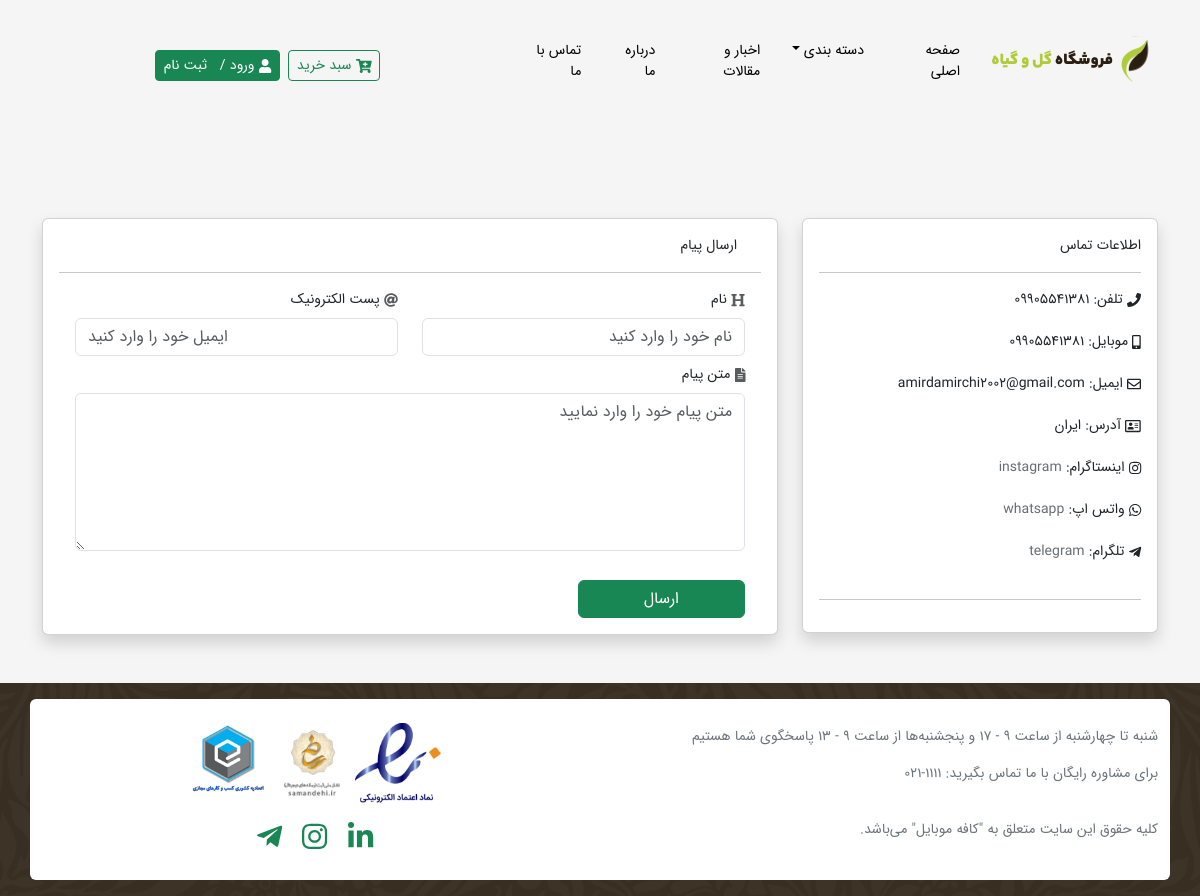
Page /contactus.php on the committed database.
### tables this page shows
CREATE TABLE `information` (
  `id` int(10) UNSIGNED NOT NULL,
  `tel` varchar(255) DEFAULT NULL,
  `mobile` varchar(255) DEFAULT NULL,
  `email` varchar(255) DEFAULT NULL,
  `address` varchar(255) DEFAULT NULL,
  `whatsapp` varchar(255) DEFAULT NULL,
  `instagram` varchar(255) DEFAULT NULL,
  `telegram` varchar(255) DEFAULT NULL
);

### contactus.php (the view, shortened to what this page needs)
<?php
include('includes/header.php');
$info = $conn->query("SELECT * FROM `information`");
$rows = $info->fetch();
?>
<main>
    <div class="container">
        <div class="row py-5">
        </div>
        <div class="row pb-5">
            <div class="col-md-4">
                <div class="card shadow text-right">
                    <div class="card-body">
                        <span class="font-weight-bold">اطلاعات تماس</span>
                        <hr>
                        <div class="menu-user">
                            <ul class="px-0">
                                <li><i class="fas fa-phone ml-3"></i> تلفن: <?=$rows['tel']?></li>
                                <br>
                                <li><i class="fas fa-mobile-alt ml-3"></i> موبایل: <?=$rows['mobile']?></li>
                                <br>
                                <li><i class="far fa-envelope ml-3"></i> ایمیل: <?=$rows['email']?></li>
                                <br>
                                <li><i class="far fa-address-card ml-3"></i> آدرس: <?=$rows['address']?></li>
                                <br>
                                <li><i class="fab fa-instagram ml-3"></i> اینستاگرام: <a href="https://instagram.com/<?=$rows['instagram']?>"><?=$rows['instagram']?></a></li>
                                <br>
                                <li><i class="fab fa-whatsapp ml-3"></i> واتس اپ: <a href="https://wa.me/<?=$rows['whatsapp']?>"><?=$rows['whatsapp']?></a></li>
                                <br>
                                <li><i class="fab fa-telegram-plane ml-3"></i> تلگرام: <a href="https://t.me/<?=$rows['telegram']?>"><?=$rows['telegram']?></a></li>
                                <br>
                            </ul>
                            <hr>
                        </div>
                    </div>
                </div>
            </div>
            <div class="col-md-8">
                <div class="card shadow text-right">
                    <div class="card-body">
                        <div class="d-flex justify-content-between px-4">
                            <span class="font-weight-bold">ارسال پیام</span>
                        </div>
                        <hr/>
                        <form class="form-group px-3" action="" method="post">
                            <div class="form-group row">
                                <div class="form-group col-md-6">
                                    <label class="mb-2"><i class="fas fa-heading ml-2 text-muted"></i> نام</label>
                                    <input type="text" name="name" value="" class="form-control mb-2" placeholder="نام خود را وارد کنید" required>
                                </div>
                                <div class="form-group col-md-6">
                                    <label class="mb-2"><i class="fas fa-at ml-2 text-muted"></i> پست الکترونیک</label>
                                    <input type="email" name="email" class="form-control mb-2" placeholder="ایمیل خود را وارد کنید" required>
                                </div>
                            </div>
                            <div class="form-group col-md-12">
                                <label class="mb-2"><i class="fas fa-file-alt ml-2 text-muted"></i> متن پیام</label>
                                <textarea rows="6" name="content" class="form-control mb-2" placeholder="متن پیام خود را وارد نمایید" required></textarea>
                            </div>
                            <br>
                            <div class="text-left">
                                <button type="submit" name="submit" class="btn btn-success w-25">ارسال</button>
                            </div>
                        </form>
                    </div>
                </div>
            </div>
        </div>
    </div>
</main>
<?php include('includes/footer.php'); ?>

### css/style.css (style rules this page uses)
body { direction: rtl; padding: 0; margin: 0; font-family: 'IRANSansWeb'; font-size: 14px; color: #333333; background:#F5F5F5; }
a,a:hover,a:focus,figure,figure:hover,figcaption,i,i:hover,img,i { text-decoration: none; transition: all 0.3s; -webkit-transition: all 0.3s; -moz-transition: all 0.3s; -o-transition: all 0.3s; }
.svg-inline--fa { vertical-align:-4px !important; }
.menu-user ul { list-style: none; }
.menu-user a { color: #686e71; }

### rows in the picture
information: tel "09905541381", mobile "09905541381", email "amirdamirchi2002@gmail.com", address "ایران", instagram "instagram", whatsapp "whatsapp", telegram "telegram"
